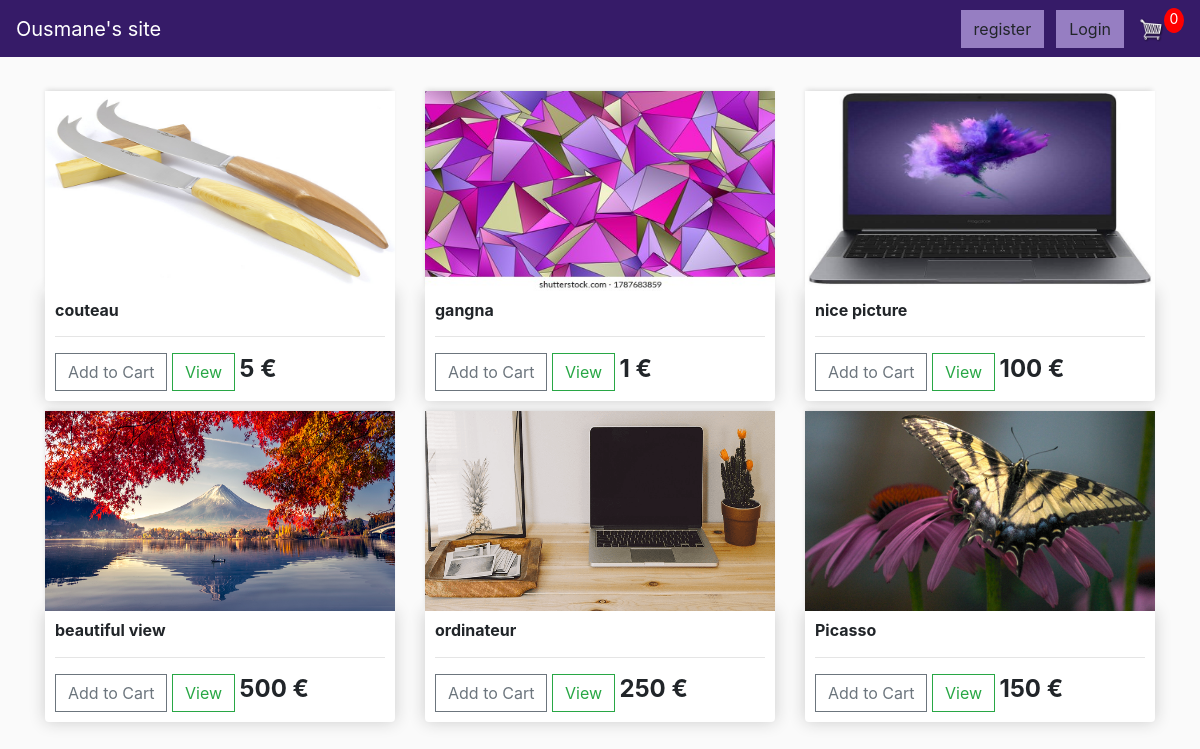
The page / on the database its author committed.
### ecom/models.py (models this page shows, shortened)
class Product(models.Model):
    category = models.ForeignKey(Category, on_delete=models.CASCADE)
    name = models.CharField(max_length=200)
    image = models.ImageField(null=True, blank=True)
    description = models.CharField(max_length=200)
    price = models.IntegerField()
    available = models.BooleanField(default=True)
    created = models.DateTimeField(auto_now_add=True)
    updated = models.DateTimeField(auto_now=True)
    @property
    def imageURL(self):
        try:
            url = self.image.url
        except:
            url = ' '
        return url

### ecom/views.py (the view)
# urls.py: path("", views.store, name="store"),
def store(response):
    if response.user.is_authenticated:
        customer = response.user.customer
        order, created = Order.objects.get_or_create(customer=customer, complete=False)
        items = order.orderitem.all()
        cartItems = order.total_cart_items
    else:
        items = []
        order = {'total_cart_items': 0, 'get_cart_total': 0}
        cartItems = order['total_cart_items']
    products = Product.objects.all()
    context = {'products': products, 'cartItems': cartItems}
    return render(response, 'ecom/store.html', context)

### ecom/templates/ecom/store.html
{% extends 'ecom/main.html' %} {% load static %} {% block content %}
<div class="row">
  {% for product in products %}
  <div class="col-lg-4">
    <img class="thumbnail" src="{{product.imageURL}}" />
    <div class="box-element product">
      <h6><strong>{{product.name}}</strong></h6>
      <hr />
      <button
        data-product="{{product.id}}"
        data-action="add"
        class="btn btn-outline-secondary add-btn update-cart"
      >
        Add to Cart
      </button>
      <a class="btn btn-outline-success" href="{% url 'viewart' %}">View</a>
      <h4 style="display: inline-block">
        <strong>{{product.price}} €</strong>
      </h4>
    </div>
  </div>
  {% endfor %}
</div>
{% endblock content %}

### ecom/templates/ecom/main.html (shortened to what this page needs)
<!DOCTYPE html>
{% load static %}
<html>
  <head>
    <link
      rel="stylesheet"
      href="https://stackpath.bootstrapcdn.com/bootstrap/4.4.1/css/bootstrap.min.css"
    />
    <link rel="stylesheet" type="text/css" href="{% static 'css/main.css' %}" />
  </head>
  <body>
    <nav class="navbar navbar-expand-lg bgdark">
      <a class="navbar-brand" style="color: white;" href="{% url 'store' %}">Ousmane's site</a>
      <div class="collapse navbar-collapse" id="navbarSupportedContent">
        <div class="form-inline my-2 my-lg-0">
          <a href="{% url 'register' %}" class="btn btnwarning1">register</a>
          <a href="{% url 'login' %}" class="btn btnwarning">Login</a>
          <a href="{% url 'cart' %}">
            <img id="cart-icon" src="{% static 'images/cart.png' %}" />
          </a>
          <p id="cart-total">{{cartItems}}</p>
        </div>
      </div>
    </nav>
    <div class="container">
      <br />
      {% block content %} {% endblock content %}
    </div>
  </body>
</html>

### static/css/main.css (style rules this page uses)
body { background-color: hsl(0, 0%, 98%); }
.box-element { box-shadow:hsl(0, 0%, 80%) 0 0 16px; background-color: #fff; padding: 10px; }
.thumbnail { width: 100%; height: 200px; -webkit-box-shadow: -1px -3px 5px -2px rgba(214,214,214,1); -moz-box-shadow: -1px -3px 5px -2px rgba(214,214,214,1); box-shadow: -1px -3px 5px -2px rgba(214,214,214,1); }
.btnwarning, .btnwarning1 { background-color: #967ec2; }
.btnwarning1 { margin-right: 12px; }
.product { border-radius: 0 0 4px 4px; }
.bgdark { background-color: #361b68!important; }
#cart-icon { width:25px; display: inline-block; margin-left: 15px; }
#cart-total { display: block; text-align: center; color:#fff; background-color: red; width: 20px; height: 25px; border-radius: 50%; font-size: 14px; }
.col-lg-4, .col-lg-6, .col-lg-8, .col-lg-12 { margin-top: 10px; }
.btn { border-radius: 0; }

### rows shown on the page
Product: imageURL (picture), name "couteau", price "5"
Product: imageURL (picture), name "gangna", price "1"
Product: imageURL (picture), name "nice picture", price "100"
Product: imageURL (picture), name "beautiful view", price "500"
Product: imageURL (picture), name "ordinateur", price "250"
Product: imageURL (picture), name "Picasso", price "150"

### other values the page prints
{{ cartItems }} "0"
